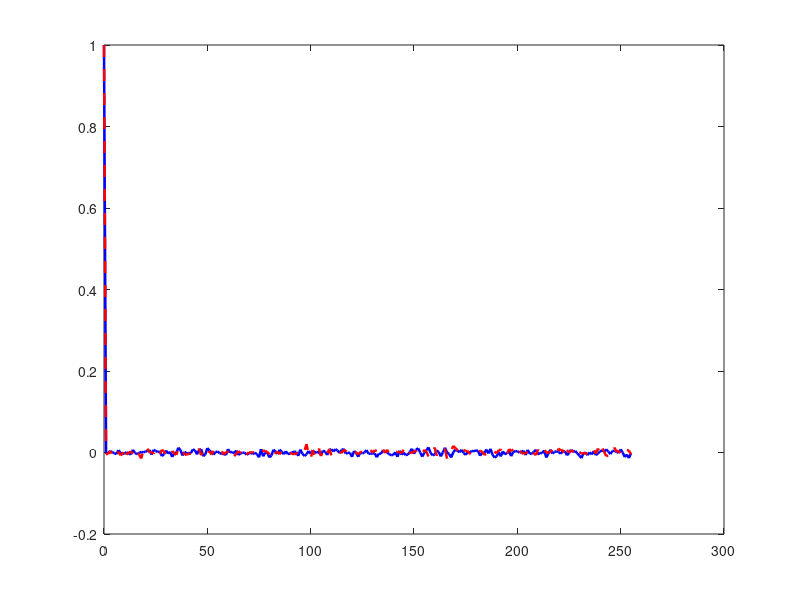

Recreate this plot in MATLAB. (Note: this script raises an error after producing the figure.)
% =========================================================================
% 自相关对比图（SCI 四区期刊格式）
% 读取混沌增强 HQC 和原始 HQC 的自相关数据并绘图
% 修改内容：
% 1. 纵坐标加入负值范围，使 R(k)=0 附近曲线更居中
% 2. 手动设置 y 轴刻度，保留 0 坐标
% 3. 隐藏坐标轴右上角交互工具栏
% 4. 使用 exportgraphics 导出高清 TIFF 图像
% =========================================================================

clear; close all; clc;

% ---------- 1. 加载数据 ----------
% 混沌增强 HQC 序列自相关
data_chaos = load('autocorr_mixed_only.mat');
R_mixed = data_chaos.R_mixed;
lag_chaos = 0:(length(R_mixed)-1);

% 原始 HQC 随机序列自相关
data_orig = load('y_autocorrelation_original.mat');
R_orig = data_orig.autocorr;
lag_orig = 0:(length(R_orig)-1);

% 统一最大延迟，避免两组数据长度不一致
max_lag = min(max(lag_orig), max(lag_chaos));

R_orig_plot  = R_orig(1:max_lag+1);
R_mixed_plot = R_mixed(1:max_lag+1);
lag_plot = 0:max_lag;

% ---------- 2. 绘图参数设置 ----------
fontSize = 12;
legendFontSize = 11;
lineWidth = 1.8;
figWidth = 12;
figHeight = 8.5;

% ---------- 3. 创建图形 ----------
fig = figure('Units', 'centimeters', ...
             'Position', [2 2 figWidth figHeight], ...
             'Color', 'white');

% 绘制原始 HQC 自相关曲线
plot(lag_plot, R_orig_plot, 'b-', 'LineWidth', lineWidth);
hold on;

% 绘制混沌增强 HQC 自相关曲线
plot(lag_plot, R_mixed_plot, 'r--', 'LineWidth', lineWidth);

% 添加 y = 0 参考线
yline(0, 'k:', 'LineWidth', 1.0);

% ---------- 4. 坐标轴与标签 ----------
xlabel('Lag {\it k}', 'FontSize', fontSize);
ylabel('Autocorrelation {\it R}({\it k})', 'FontSize', fontSize);

legend('Original HQC', 'Chaos-Enhanced HQC', ...
       'Location', 'northeast', ...
       'FontSize', legendFontSize, ...
       'Box', 'off');

% 坐标轴范围
xlim([0 max_lag]);

% 纵坐标加入负半轴，并保留 0 坐标
ylim([-0.10, 1.05]);
yticks([-0.1 0 0.1 0.3 0.5 0.7 0.9 1.0]);

% 网格与边框
grid on;
box on;

% 坐标轴字体与线宽
ax = gca;
set(ax, 'FontSize', fontSize, ...
        'LineWidth', 0.8, ...
        'TickDir', 'in');

% 隐藏右上角坐标轴交互工具栏，避免截图出现图标
ax.Toolbar.Visible = 'off';

% 调整绘图区位置，避免底部标签被截断
ax.Position = [0.13, 0.18, 0.82, 0.75];

% ---------- 5. 导出高清图片 ----------
exportgraphics(fig, 'Autocorrelation_Comparison.tif', ...
               'Resolution', 600, ...
               'ContentType', 'image');
